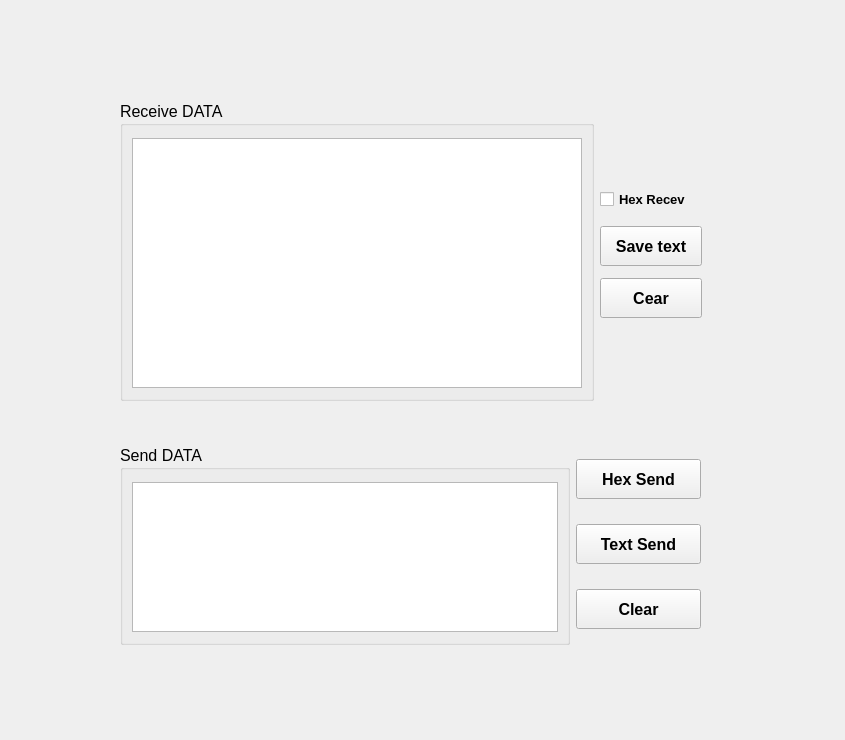
<?xml version="1.0" encoding="UTF-8"?>
<ui version="4.0">
 <class>Form</class>
 <widget class="QWidget" name="Form">
  <property name="geometry">
   <rect>
    <x>0</x>
    <y>0</y>
    <width>845</width>
    <height>740</height>
   </rect>
  </property>
  <property name="windowTitle">
   <string>Form</string>
  </property>
  <widget class="QWidget" name="layoutWidget">
   <property name="geometry">
    <rect>
     <x>120</x>
     <y>100</y>
     <width>582</width>
     <height>302</height>
    </rect>
   </property>
   <layout class="QGridLayout" name="gridLayout_4">
    <item row="0" column="0">
     <widget class="QGroupBox" name="groupBox_2">
      <property name="minimumSize">
       <size>
        <width>470</width>
        <height>300</height>
       </size>
      </property>
      <property name="maximumSize">
       <size>
        <width>16777215</width>
        <height>300</height>
       </size>
      </property>
      <property name="font">
       <font>
        <family>Arial</family>
        <pointsize>12</pointsize>
       </font>
      </property>
      <property name="title">
       <string>Receive DATA</string>
      </property>
      <layout class="QGridLayout" name="gridLayout_3">
       <property name="leftMargin">
        <number>9</number>
       </property>
       <property name="topMargin">
        <number>12</number>
       </property>
       <property name="bottomMargin">
        <number>12</number>
       </property>
       <item row="0" column="1">
        <widget class="QTextEdit" name="textEdit">
         <property name="minimumSize">
          <size>
           <width>450</width>
           <height>250</height>
          </size>
         </property>
         <property name="maximumSize">
          <size>
           <width>16777215</width>
           <height>280</height>
          </size>
         </property>
        </widget>
       </item>
      </layout>
     </widget>
    </item>
    <item row="0" column="1">
     <layout class="QVBoxLayout" name="verticalLayout_3">
      <item>
       <spacer name="verticalSpacer">
        <property name="orientation">
         <enum>Qt::Vertical</enum>
        </property>
        <property name="sizeHint" stdset="0">
         <size>
          <width>20</width>
          <height>58</height>
         </size>
        </property>
       </spacer>
      </item>
      <item>
       <layout class="QVBoxLayout" name="verticalLayout_2">
        <property name="spacing">
         <number>12</number>
        </property>
        <item>
         <widget class="QCheckBox" name="Hex_check">
          <property name="sizePolicy">
           <sizepolicy hsizetype="Expanding" vsizetype="Fixed">
            <horstretch>0</horstretch>
            <verstretch>0</verstretch>
           </sizepolicy>
          </property>
          <property name="minimumSize">
           <size>
            <width>100</width>
            <height>30</height>
           </size>
          </property>
          <property name="font">
           <font>
            <family>Arial</family>
            <pointsize>10</pointsize>
            <weight>75</weight>
            <bold>true</bold>
           </font>
          </property>
          <property name="text">
           <string>Hex Recev</string>
          </property>
         </widget>
        </item>
        <item>
         <widget class="QPushButton" name="pushButton_4">
          <property name="sizePolicy">
           <sizepolicy hsizetype="Expanding" vsizetype="Fixed">
            <horstretch>0</horstretch>
            <verstretch>0</verstretch>
           </sizepolicy>
          </property>
          <property name="minimumSize">
           <size>
            <width>0</width>
            <height>40</height>
           </size>
          </property>
          <property name="font">
           <font>
            <family>Arial</family>
            <pointsize>12</pointsize>
            <weight>75</weight>
            <bold>true</bold>
           </font>
          </property>
          <property name="text">
           <string>Save text</string>
          </property>
         </widget>
        </item>
        <item>
         <widget class="QPushButton" name="pushButton_5">
          <property name="sizePolicy">
           <sizepolicy hsizetype="Expanding" vsizetype="Fixed">
            <horstretch>0</horstretch>
            <verstretch>0</verstretch>
           </sizepolicy>
          </property>
          <property name="minimumSize">
           <size>
            <width>0</width>
            <height>40</height>
           </size>
          </property>
          <property name="font">
           <font>
            <family>Arial</family>
            <pointsize>12</pointsize>
            <weight>75</weight>
            <bold>true</bold>
           </font>
          </property>
          <property name="text">
           <string>Cear</string>
          </property>
         </widget>
        </item>
       </layout>
      </item>
      <item>
       <spacer name="verticalSpacer_2">
        <property name="orientation">
         <enum>Qt::Vertical</enum>
        </property>
        <property name="sizeHint" stdset="0">
         <size>
          <width>20</width>
          <height>40</height>
         </size>
        </property>
       </spacer>
      </item>
     </layout>
    </item>
   </layout>
  </widget>
  <widget class="QWidget" name="layoutWidget_2">
   <property name="geometry">
    <rect>
     <x>120</x>
     <y>430</y>
     <width>581</width>
     <height>231</height>
    </rect>
   </property>
   <layout class="QGridLayout" name="gridLayout_2">
    <item row="0" column="1">
     <layout class="QVBoxLayout" name="verticalLayout">
      <property name="spacing">
       <number>11</number>
      </property>
      <item>
       <widget class="QPushButton" name="pushButton_3">
        <property name="sizePolicy">
         <sizepolicy hsizetype="Expanding" vsizetype="Fixed">
          <horstretch>0</horstretch>
          <verstretch>0</verstretch>
         </sizepolicy>
        </property>
        <property name="minimumSize">
         <size>
          <width>100</width>
          <height>40</height>
         </size>
        </property>
        <property name="font">
         <font>
          <family>Arial</family>
          <pointsize>12</pointsize>
          <weight>75</weight>
          <bold>true</bold>
         </font>
        </property>
        <property name="text">
         <string>Hex Send</string>
        </property>
       </widget>
      </item>
      <item>
       <widget class="QPushButton" name="pushButton">
        <property name="sizePolicy">
         <sizepolicy hsizetype="Expanding" vsizetype="Fixed">
          <horstretch>0</horstretch>
          <verstretch>0</verstretch>
         </sizepolicy>
        </property>
        <property name="minimumSize">
         <size>
          <width>100</width>
          <height>40</height>
         </size>
        </property>
        <property name="font">
         <font>
          <family>Arial</family>
          <pointsize>12</pointsize>
          <weight>75</weight>
          <bold>true</bold>
         </font>
        </property>
        <property name="text">
         <string>Text Send</string>
        </property>
       </widget>
      </item>
      <item>
       <widget class="QPushButton" name="pushButton_2">
        <property name="sizePolicy">
         <sizepolicy hsizetype="Expanding" vsizetype="Fixed">
          <horstretch>0</horstretch>
          <verstretch>0</verstretch>
         </sizepolicy>
        </property>
        <property name="minimumSize">
         <size>
          <width>100</width>
          <height>40</height>
         </size>
        </property>
        <property name="font">
         <font>
          <family>Arial</family>
          <pointsize>12</pointsize>
          <weight>75</weight>
          <bold>true</bold>
         </font>
        </property>
        <property name="text">
         <string>Clear</string>
        </property>
       </widget>
      </item>
     </layout>
    </item>
    <item row="0" column="0">
     <widget class="QGroupBox" name="groupBox1">
      <property name="minimumSize">
       <size>
        <width>450</width>
        <height>0</height>
       </size>
      </property>
      <property name="maximumSize">
       <size>
        <width>16777215</width>
        <height>200</height>
       </size>
      </property>
      <property name="font">
       <font>
        <family>Arial</family>
        <pointsize>12</pointsize>
       </font>
      </property>
      <property name="title">
       <string>Send DATA</string>
      </property>
      <layout class="QGridLayout" name="gridLayout">
       <property name="leftMargin">
        <number>9</number>
       </property>
       <property name="topMargin">
        <number>12</number>
       </property>
       <property name="rightMargin">
        <number>9</number>
       </property>
       <property name="bottomMargin">
        <number>12</number>
       </property>
       <item row="0" column="0">
        <widget class="QTextEdit" name="send_text">
         <property name="minimumSize">
          <size>
           <width>400</width>
           <height>150</height>
          </size>
         </property>
         <property name="maximumSize">
          <size>
           <width>16777215</width>
           <height>180</height>
          </size>
         </property>
        </widget>
       </item>
      </layout>
     </widget>
    </item>
   </layout>
  </widget>
 </widget>
 <resources/>
 <connections/>
</ui>
